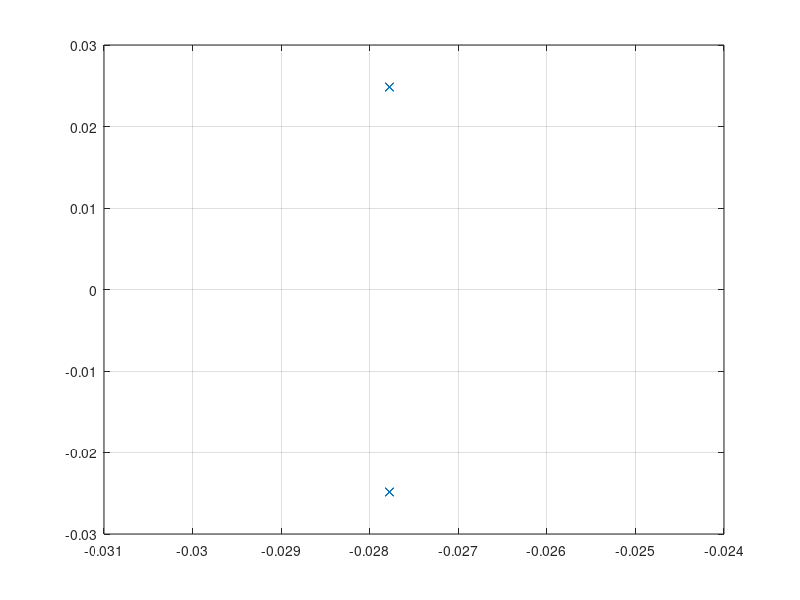

MATLAB code for this plot:
%% Constants

m = 180; % kg
R33 = 2.0; % m

%% 1.1

% x = [e' w']';
% e = x(1:3);
% w = x(4:6);

% Skew-symmetric matrix
S = @(v) [    0, -v(3),  v(2);
           v(3),     0, -v(1);
          -v(2),  v(1),     0];

% Scalar part of unit quaternion as function of vector part 
eta = @(e) sqrt(1 - e'*e);

% Linearized A
A = @(x) [-0.5*S(x(4:6)), 0.5*(eta(x(4:6))*eye(3) + S(x(4:6)));
             zeros(3, 6)];

% Linearized B
B = [zeros(3);
     1/(m*R33^2)*eye(3)];         

% Equilibrium x
x = zeros(6,1);

%% 1.2

kp = 2;
kd = 40;

K = [-kp*eye(3), -kd*eye(3)];

A_closed = A(x) + B*K;
[V, D] = eig(A_closed);
x = real(diag(D))
y = imag(diag(D))
plot(x, y, 'x')
grid on